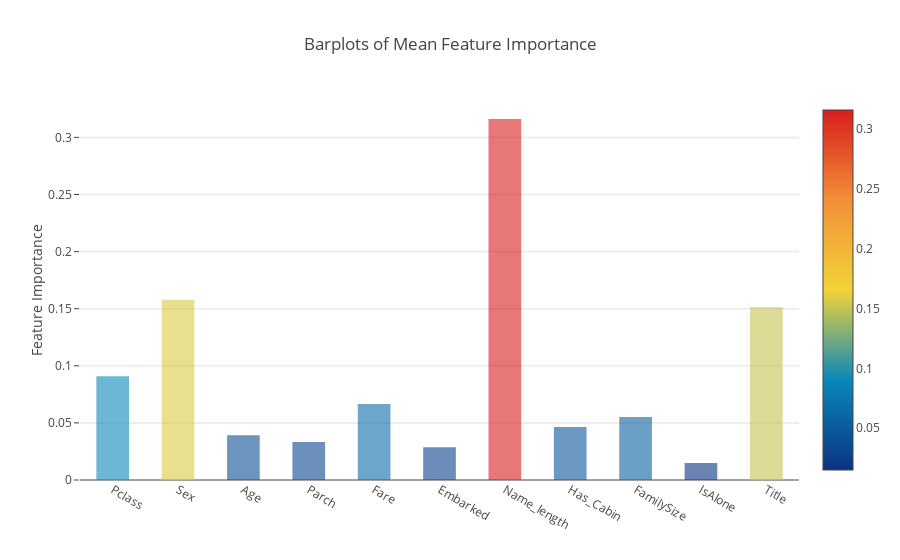

The notebook cell saved with this chart:
### Code cell
y = feature_dataframe['mean'].values
x = feature_dataframe['features'].values

print(y)
print(x)


data = [go.Bar(
            x= x,
             y= y,
            width = 0.5,
            marker=dict(
               color = feature_dataframe['mean'].values,
            colorscale='Portland',
            showscale=True,
            reversescale = False
            ),
            opacity=0.6
        )]

layout= go.Layout(
    autosize= True,
    title= 'Barplots of Mean Feature Importance',
    hovermode= 'closest',
#     xaxis= dict(
#         title= 'Pop',
#         ticklen= 5,
#         zeroline= False,
#         gridwidth= 2,
#     ),
    yaxis=dict(
        title= 'Feature Importance',
        ticklen= 5,
        gridwidth= 2
    ),
    showlegend= False
)
fig = go.Figure(data=data, layout=layout)
py.iplot(fig, filename='bar-direct-labels')

### Figure 1 — Plotly figure (JSON) as saved in the notebook; plotly's stock layout.template omitted (floating-point values rounded to 4 significant figures)
{"data": [{"marker": {"color": [0.09082, 0.1578, 0.03909, 0.03323, 0.06648, 0.02869, 0.3161, 0.04633, 0.05514, 0.01499, 0.1513], "colorscale": "Portland", "reversescale": false, "showscale": true}, "opacity": 0.6, "type": "bar", "width": 0.5, "x": ["Pclass", "Sex", "Age", "Parch", "Fare", "Embarked", "Name_length", "Has_Cabin", "FamilySize", "IsAlone", "Title"], "y": [0.09082, 0.1578, 0.03909, 0.03323, 0.06648, 0.02869, 0.3161, 0.04633, 0.05514, 0.01499, 0.1513]}], "layout": {"autosize": true, "hovermode": "closest", "showlegend": false, "title": "Barplots of Mean Feature Importance", "yaxis": {"gridwidth": 2, "ticklen": 5, "title": "Feature Importance"}}}
